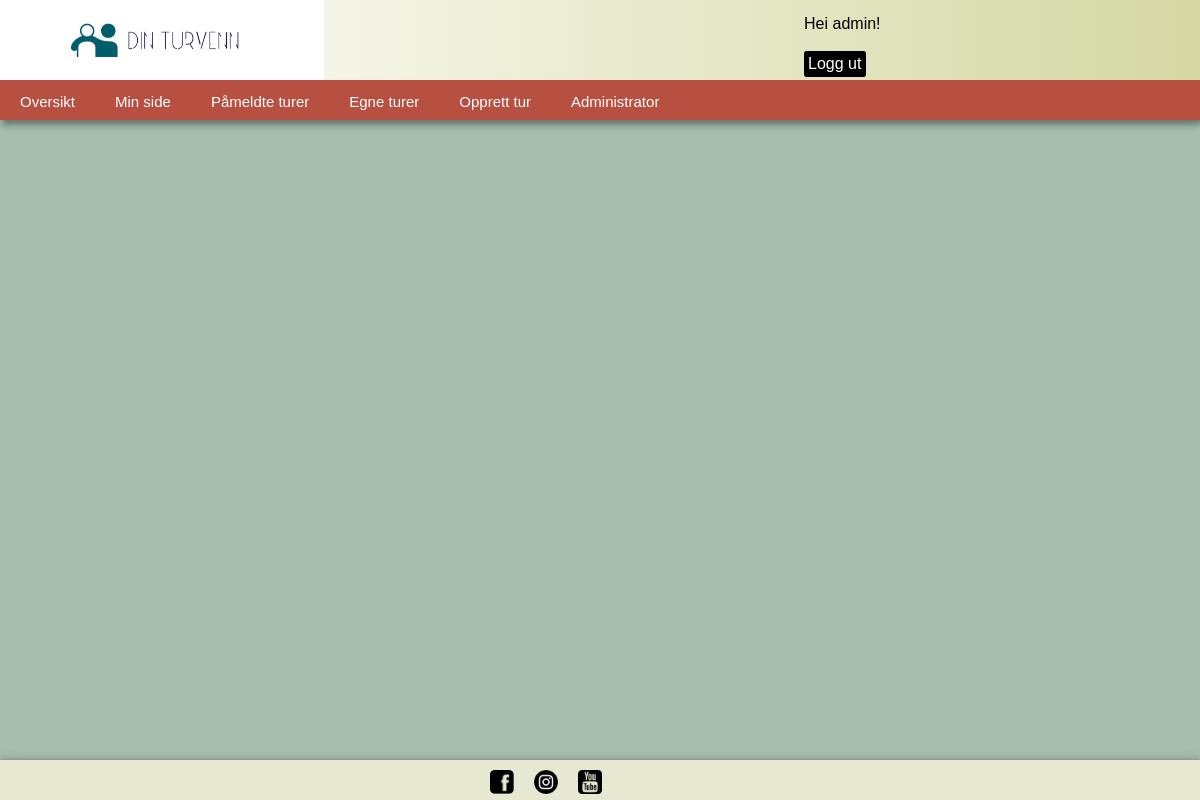
Before: /overview/ (signed in) with the older database file.
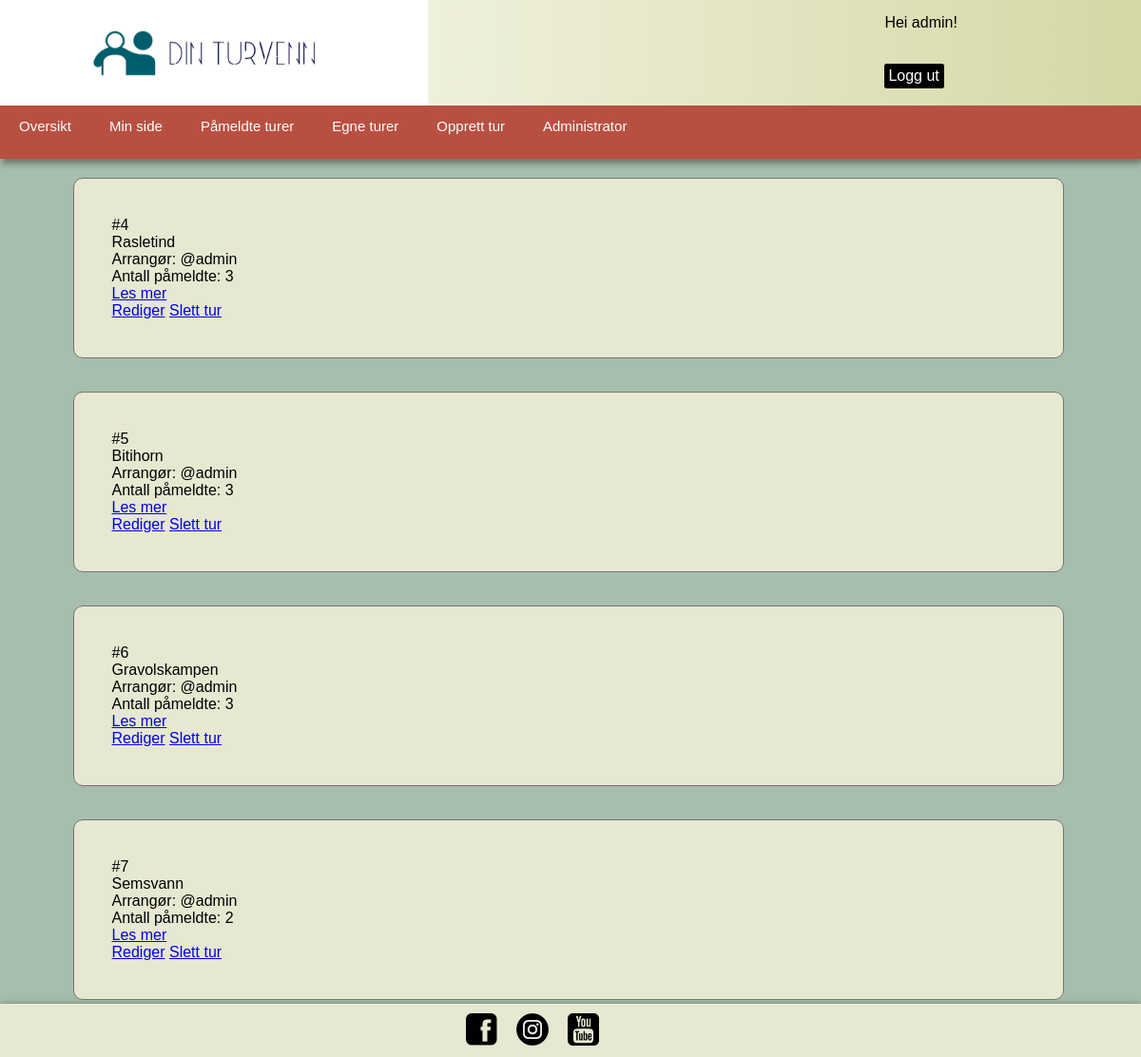
After: the same page with the newer database file.
### base/models.py (models this page shows, shortened)
class Hike(models.Model):
    title = models.CharField(max_length=30, null=False)
    host = models.ForeignKey(
        User, on_delete=models.CASCADE, related_name="hosting")
    description = models.TextField(null=False)
    scheduled = models.DateTimeField(default=None, blank=True, null=True)
    meetup = models.CharField(max_length=50, null=False)
    participants = models.ManyToManyField(User, related_name="participants")

### base/views.py (the view)
# urls.py: path('overview/', views.overview, name="overview"),
@login_required(login_url='login')
def overview(request):
    hikes = Hike.objects.all()
    participants = Hike.participants
    context = {'hikes': hikes, 'participants': participants}
    return render(request, 'base/overview.html', context)

### base/templates/base/overview.html
{% extends 'main.html' %}
{% block content %}
        <div class="overview-content">
            {% for hike in hikes%}
                {% if request.user == hike.host %}
                <div>
                    <p class="hikeid">#{{hike.id}}</p>
                    <p class="">{{hike.title}}</p>
                    <p>Arrangør: @{{hike.host}}</p>
                    <p>Antall påmeldte: {{hike.participants.count}}</p>
                    <a href="{% url 'hike' hike.id%}"><p>Les mer</p></a>
                    <a href="{% url 'updatehike' hike.id %}">Rediger</a>
                    <a href="{% url 'deletehike' hike.id %}">Slett tur</a>
                </div>
                {% endif %}
            {% endfor %}
        </div>
{% endblock %}

### templates/main.html (shortened to what this page needs)
<!DOCTYPE html>
{% load static %}
<html>
  <head>
    <link
      rel="stylesheet"
      type="text/css"
      media="screen"
      href="{% static 'css/main.css' %}"
    />
  </head>
  <body>
    <header>
      <div class="headergrid headergrid1">
        <a href="/">
          <img src="{% static 'img/logo1.png' %}" id="logoimg" />
        </a>
      </div>
      <div class="headergrid headergrid3">
        {% if user.is_authenticated %}
        <p>Hei {{user.username}}!</p>
        <a class=" " href="{% url 'logout'%}">Logg ut</a>
        {% else %}
        <div class="notloggedin">
          <p>Du er ikke innlogget</p>
          <a href="{% url 'login'%}">Logg inn</a>
          <a href="{% url 'register'%}">Registrer ny bruker</a>
        </div>
        {% endif %}
      </div>
    </header>
    <nav>{% include "navbar.html" %}</nav>
    <main>{% block content %} {% endblock %}</main>
    <footer class="footer">
      <a href="https://www.facebook.com/">
        <img src="{% static 'img/facebook_icon.png' %}" class="icon" />
      </a>
      <a href="https://www.instagram.com/">
        <img src="{% static 'img/insta_icon.png' %}" class="icon" />
      </a>
      <a href="https://www.youtube.com/">
        <img src="{% static 'img/youtube_icon.png' %}" class="icon" />
      </a>
    </footer>
  </body>
</html>

### templates/navbar.html
<div class="navbar">
    <a href="{% url 'home'%}">Oversikt</a>
    <a href="{% url 'mypage' %}">Min side</a>
    <a href="{% url 'enrolled'%}">Påmeldte turer</a>
    <a href="{% url 'overview'%}">Egne turer</a>
    <a href="{% url 'createhike' %}">Opprett tur</a>
    <a href="/admin">Administrator</a>
</div>

### static/css/main.css (style rules this page uses)
* { font-family: Arial, Helvetica, sans-serif; margin: 0px; padding: 0px; height: 100%; top: 0; }
body { margin: 0; }
.navbar { overflow: hidden; background-color: #b85042; display: flex; top: 0; width: 100%; height: 100%; }
.navbar a { float: left; display: block; color: white; text-align: center; padding: 13px 20px; text-decoration: none; font-size: 15px; transition-duration: 0.5s; height: 100%; }
header { background-image: linear-gradient(to right, rgb(255, 255, 255), #d5d8a4); width: 100%; top: 0%; height: 10%; z-index: 1; display: flex; }
.headergrid { height: 100%; }
.headergrid3 { padding-left: 40%; }
.headergrid3 p { height: 50%; margin-top: 5px; padding-top: 10px; }
.headergrid3 a { margin-right: 10px; padding: 3px 4px 4px 3px; text-decoration: none; border: 1px solid black; border-radius: 3px; background-color: black; color: white; }
#logoimg { object-fit: fill; }
nav { background-color: #333333; height: 5%; position: relative; box-shadow: 4px 4px 4px 0 rgba(0, 0, 0, 0.2), 0px 7px 7px 0 rgba(0, 0, 0, 0.19); color: white; }
main { background-color: #a7beae; padding: 0px; height: 80%; overflow: hidden; }
.main-display, .overview-content, .enrolled-content { max-height: 100%; display: flex; flex-direction: column; align-items: center; justify-content: flex-start; overflow: scroll; overflow-x: auto; }
.main-display div, .overview-content div, .enrolled-content div { margin: 20px 15px 15px 10px; padding: 40px; height: 50%; width: 80%; border: solid 1px rgb(117, 117, 117); transition: box-shadow 0.4s ease-in-out; border-radius: 10px; background-color: #e7e8d1; }
.main-display div p, .overview-content div p, .enrolled-content div p { height: min-content; }
footer { box-shadow: 0 0px 4px 0 rgba(0, 0, 0, 0.2), 0 0px 10px 0 rgba(0, 0, 0, 0.19); height: 5%; background-color: #e7e8d1; display: flex; flex-direction: row; align-content: center; overflow: hidden; padding-left: 40%; padding-right: 40%; }
.icon { object-fit: contain; margin: 10px; max-height: 60%; }

Changed rows visible on the page:
added Hike: id "4", title "Rasletind", host "admin", participants.count "3"
added Hike: id "5", title "Bitihorn", host "admin", participants.count "3"
added Hike: id "6", title "Gravolskampen", host "admin", participants.count "3"
added Hike: id "7", title "Semsvann", host "admin", participants.count "2"
